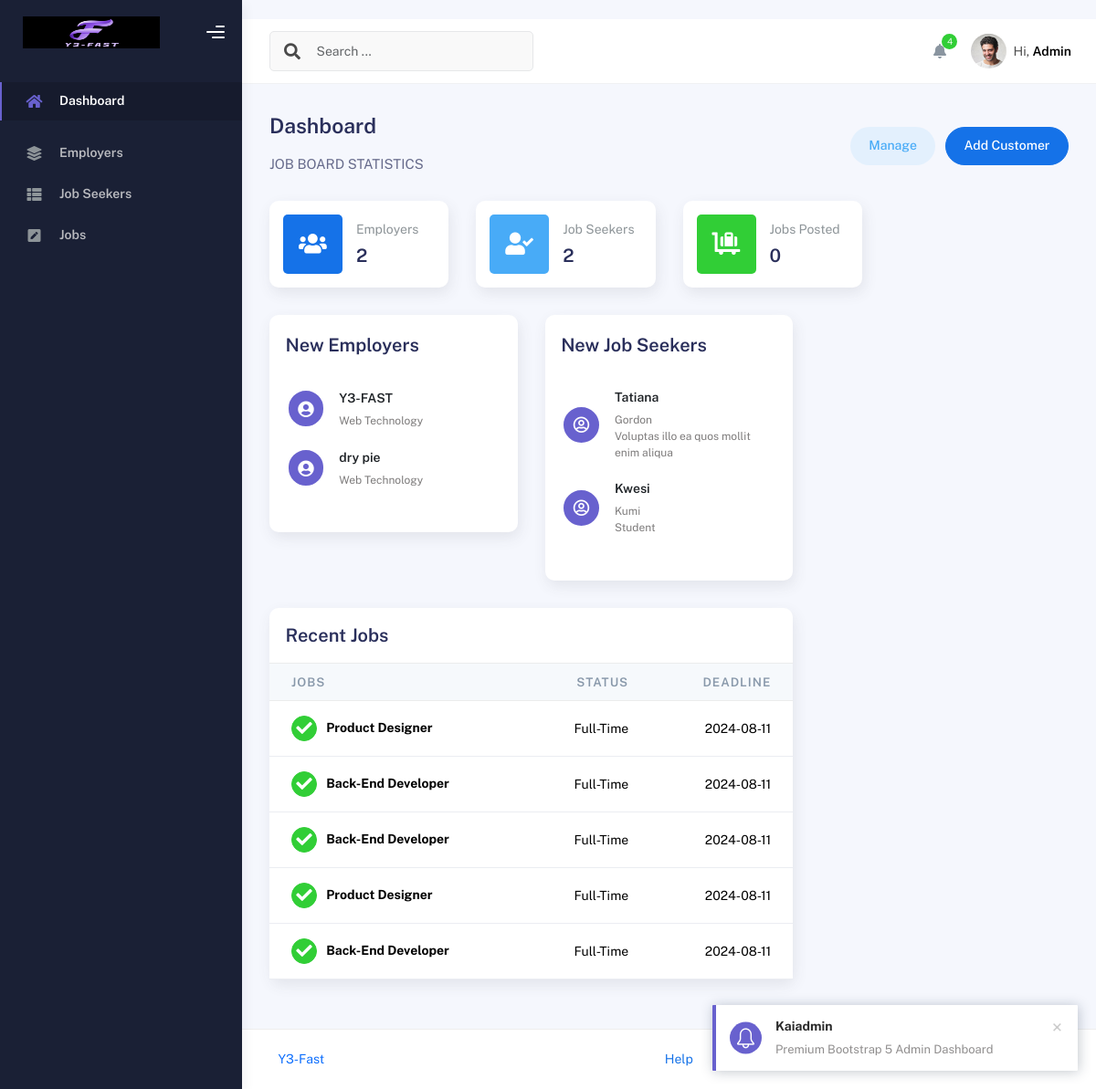
/admin/index.php (signed in), run on the app's committed database.
### tables this page shows
CREATE TABLE `employers` (
  `user_id` int(11) NOT NULL,
  `org_name` varchar(100) NOT NULL,
  `creation_date` date NOT NULL,
  `industry` varchar(50) DEFAULT NULL,
  `tag_ids` longtext DEFAULT NULL CHECK (json_valid(`tag_ids`))
);

CREATE TABLE `job_seekers` (
  `user_id` int(11) NOT NULL,
  `fname` varchar(50) NOT NULL,
  `lname` varchar(50) NOT NULL,
  `date_of_birth` date NOT NULL,
  `occupation` varchar(50) DEFAULT NULL,
  `description` text DEFAULT NULL,
  `cv` varchar(255) DEFAULT NULL
);

CREATE TABLE `job_req` (
  `job_id` int(11) NOT NULL,
  `job_title` varchar(100) NOT NULL,
  `job_description` text NOT NULL,
  `user_id` int(11) NOT NULL,
  `responsibility` longtext NOT NULL CHECK (json_valid(`responsibility`)),
  `experience` varchar(100) DEFAULT NULL,
  `benefits` longtext DEFAULT NULL CHECK (json_valid(`benefits`)),
  `vacancy` int(11) DEFAULT NULL,
  `status` enum('Full-Time','Part-Time','Contract') NOT NULL,
  `job_location` varchar(255) DEFAULT NULL,
  `salary` decimal(10,2) DEFAULT NULL,
  `gender` enum('Male','Female','Other','Any') DEFAULT NULL,
  `application_deadline` date DEFAULT NULL,
  `published_on` datetime NOT NULL DEFAULT current_timestamp(),
  `featured_image` varchar(255) DEFAULT NULL
);

### admin/index.php (the view, shortened to what the rows shown need)
<?php
  include('../settings/connection.php');
  ?>
<!DOCTYPE html>
<html lang="en">
  <head>
    <link rel="stylesheet" href="assets/css/bootstrap.min.css" />
    <link rel="stylesheet" href="assets/css/plugins.min.css" />
    <link rel="stylesheet" href="assets/css/kaiadmin.min.css" />
  </head>
  <body>
    <div class="wrapper">
      <div class="main-panel">
        <div class="container">
          <div class="page-inner">
            <div class="row">
              <div class="col-md-4">
                <div class="card card-round">
                  <div class="card-body">
                      <div class="card-list py-4">
                        <?php
                          $query = mysqli_query($conn, "SELECT * FROM employers LIMIT 5");
                          $rowcount = mysqli_num_rows($query);
                          if ($rowcount == 0){
                            ?>
                            <div class="item-list">
                              <div class="info-user ms-3">
                                <div class="username"><?php echo ("No Employer Found")?></div>
                              </div>
                            </div>
                            <?php
                          } else { ?>
                            <?php while($row = mysqli_fetch_array($query)){
                            ?>
                              <div class="item-list">
                                <div class="avatar">
                                  <span
                                    class="avatar-title rounded-circle border border-white"
                                  > <i class="fas fa-user-circle"> </i></span>
                                </div>
                                <div class="info-user ms-3">
                                  <div class="username"><?php echo htmlentities($row['org_name'])?></div>
                                  <div class="status"><?php echo htmlentities($row['industry'])?></div>
                                </div>
                              </div>
                              <?php
                          }
                        }?>
                      </div>
                  </div>
                </div>
              </div>
              <div class="col-md-4">
                <div class="card card-round">
                  <div class="card-body">
                      <div class="card-list py-4">
                        <?php
                          $query = mysqli_query($conn, "SELECT * FROM job_seekers LIMIT 5");
                          $rowcount = mysqli_num_rows($query);
                          if ($rowcount == 0){
                            ?>
                            <div class="item-list">
                              <div class="info-user ms-3">
                                <div class="username"><?php echo ("No Job Seeker Found")?></div>
                              </div>
                            </div>
                            <?php
                          } else { ?>
                            <?php while($row = mysqli_fetch_array($query)){
                            ?>
                              <div class="item-list">
                                <div class="avatar">
                                  <span
                                    class="avatar-title rounded-circle border border-white"
                                  > <i class="far fa-user-circle"> </i></span>
                                </div>
                                <div class="info-user ms-3">
                                  <div class="username"><?php echo htmlentities($row['fname'])?></div>
                                  <div class="status"><?php echo htmlentities($row['lname'])?></div>
                                  <div class="status"><?php echo htmlentities($row['occupation'])?></div>
                                </div>
                              </div>
                              <?php
                          }
                        }?>
                      </div>
                  </div>
                </div>
              </div>
              <div class="col-md-8">
                <div class="card card-round">
                  <div class="card-body p-0">
                    <div class="table-responsive">
                      <table class="table align-items-center mb-0">
                        <thead class="thead-light">
                          <tr>
                            <th scope="col">JOBS</th>
                            <th scope="col" class="text-end">Status</th>
                            <th scope="col" class="text-end">Deadline</th>
                          </tr>
                        </thead>
                        <tbody>
                        <?php
                          $query = mysqli_query($conn, "SELECT * FROM job_req LIMIT 5");
                          $rowcount = mysqli_num_rows($query);
                          if ($rowcount == 0){
                        ?>
                          <tr>
                          <?php echo ("No Job Posted")?>
                          </tr>
                          <?php
                           } else {
                             while($row = mysqli_fetch_array($query)){
                          ?>
                          <tr>
                            <th scope="row">
                              <button
                                class="btn btn-icon btn-round btn-success btn-sm me-2"
                              >
                                <i class="fa fa-check"></i>
                              </button>
                              <?php echo($row['job_title'])?>
                            </th>
                            <td class="text-end"><?php echo($row['status'])?></td>
                            <td class="text-end"><?php echo($row['application_deadline'])?></td>
                          </tr>
                          <?php
                             }}?>
                        </tbody>
                      </table>
                    </div>
                  </div>
                </div>
              </div>
            </div>
          </div>
        </div>
      </div>
    </div>
  </body>
</html>

### data on the page
employers: org_name "Y3-FAST", industry "Web Technology"
employers: org_name "dry pie", industry "Web Technology"
job_seekers: fname "Tatiana", lname "Gordon", occupation "Voluptas illo ea quos mollit enim aliqua"
job_seekers: fname "Kwesi", lname "Kumi", occupation "Student"
job_req: job_title "Product Designer", status "Full-Time", application_deadline "2024-08-11"
job_req: job_title "Back-End Developer", status "Full-Time", application_deadline "2024-08-11"
job_req: job_title "Back-End Developer", status "Full-Time", application_deadline "2024-08-11"
job_req: job_title "Product Designer", status "Full-Time", application_deadline "2024-08-11"
job_req: job_title "Back-End Developer", status "Full-Time", application_deadline "2024-08-11"

### other printed values
$countemployers "2"
$countjobseekers "2"
$countapplications "0"
